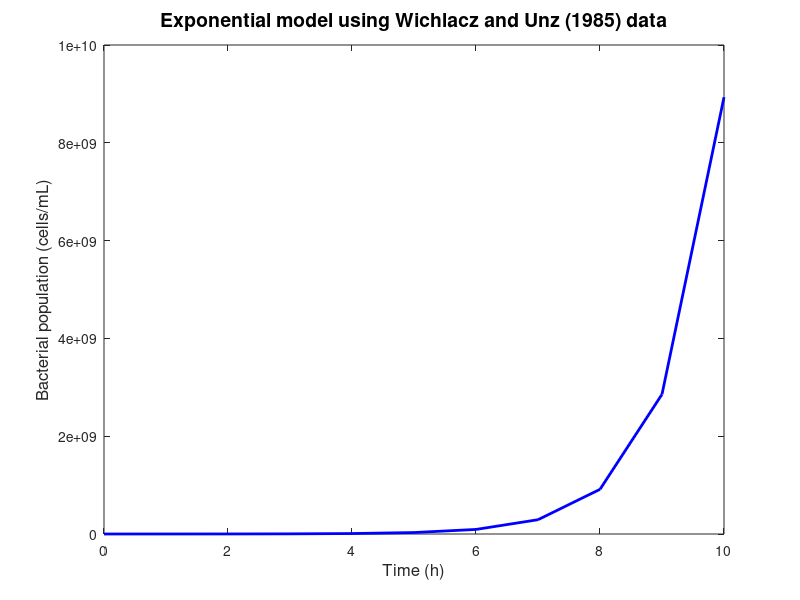
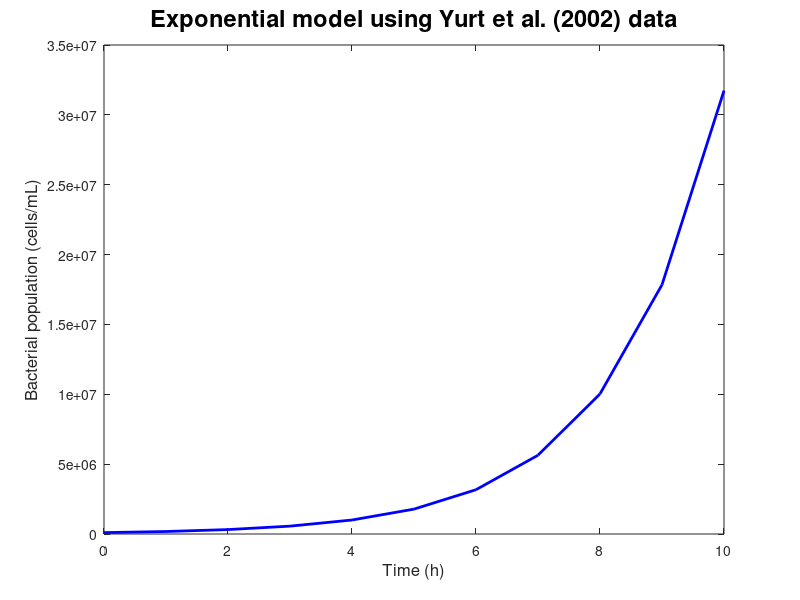
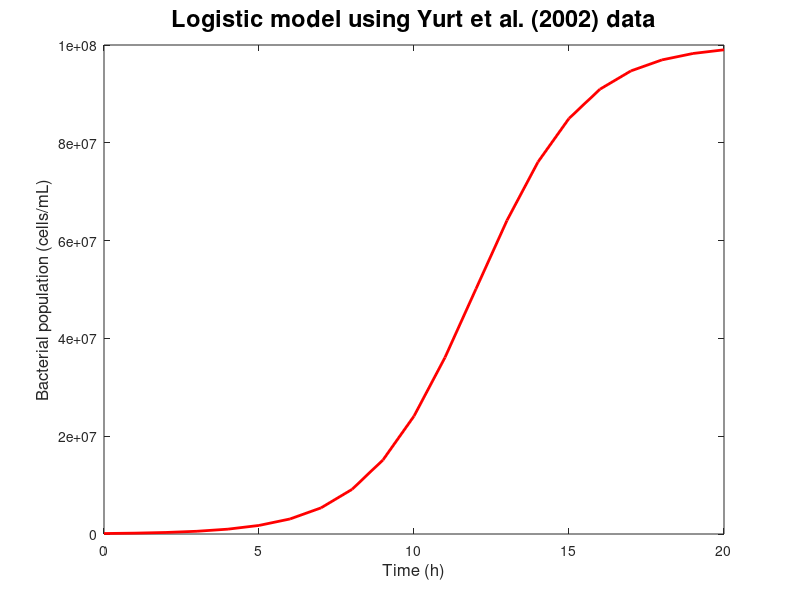
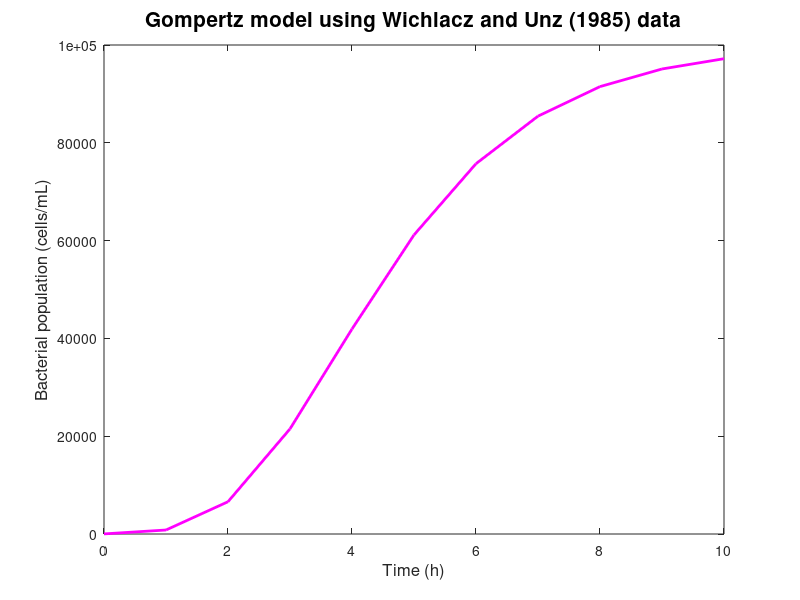

These charts were generated, in order, by the following MATLAB code:
% Exponential model for bacterial growth kinetics with Whichlacz and Unz (2002) data
% N0 = initial bacterial population (cells/mL)
% k = specific growth rate (1/h)
% t = time (h)
% Nt = bacterial population at time t (cells/mL)

N0 = 1e5; % initial bacterial population
k = 1.14; % specific growth rate
t = 0:1:10; % time range (0 to 10 hours with 1 hour intervals)

Nt = N0 * exp(k * t); % exponential growth equation

figure
plot(t, Nt, 'b-', 'LineWidth', 2); % plot bacterial population over time
xlabel('Time (h)', 'FontSize', 12);
ylabel('Bacterial population (cells/mL)', 'FontSize', 12);
title('Exponential model using Wichlacz and Unz (1985) data', 'FontSize', 14);

%%%%%%%%%%%%%%%%%%%%%%%%%%%%%%%%%%%%%%%%%%%%%%%%%%

% Exponential model for bacterial growth kinetics with Yurt et al (2002) data
% N0 = initial bacterial population (cells/mL)
% k = specific growth rate (1/h)
% t = time (h)
% Nt = bacterial population at time t (cells/mL)

N0 = 1e5; % initial bacterial population
k = 0.576; % specific growth rate
t = 0:1:10; % time range (0 to 10 hours with 1 hour intervals)

Nt = N0 * exp(k * t); % exponential growth equation

figure
plot(t, Nt, 'b-', 'LineWidth', 2); % plot bacterial population over time
xlabel('Time (h)', 'FontSize', 12);
ylabel('Bacterial population (cells/mL)', 'FontSize', 12);
title('Exponential model using Yurt et al. (2002) data', 'FontSize', 17);

%%%%%%%%%%%%%%%%%%%%%%%%%%%%%%%%%%%%%%%%%%%%%%%%%%

% Parameter estimation for the carrying capacity (K) in the logistic model
% N0 = initial bacterial population (cells/mL)
% k = specific growth rate (1/h)
% t = time (h)
% Nt = bacterial population at time t (cells/mL)
% K = carrying capacity (cells/mL)

% Generate experimental data
N0 = 1e4; % initial bacterial population
k = 0.5; % specific growth rate
t = 0:1:35; % time range (0 to 10 hours with 1 hour intervals)
K_true = 1e8; % true carrying capacity
Nt_true = K_true ./ (1 + ((K_true/N0)-1) * exp(-k*t)); % true bacterial population

% Add noise to the data
rng(1); % set random seed for reproducibility
sigma = 1e5; % standard deviation of the noise
Nt = Nt_true + sigma * randn(size(Nt_true)); % add noise to the true bacterial population

% Perform parameter estimation
fun = @(K) sum((Nt - K ./ (1 + ((K/N0)-1) * exp(-k*t))).^2); % objective function
K0 = 5e7; % initial guess for K
K_fit = fminsearch(fun, K0); % minimize the objective function to estimate K

% Plot the results
figure
plot(t, Nt, 'o', t, K_true ./ (1 + ((K_true/N0)-1) * exp(-k*t)), 'r-', 'LineWidth', 1);
hold on;
plot(t, K_fit ./ (1 + ((K_fit/N0)-1) * exp(-k*t)), '--', 'LineWidth', 1);
hold off;

xlabel('Time (h)', 'FontSize', 12);
ylabel('Bacterial population (cells/mL)', 'FontSize', 12);
legend('Experimental data', 'True logistic model', 'Estimated logistic model','Location', 'northwest');
title('Parameter estimation for the carrying capacity in the logistic model', 'FontSize',17);

%%%%%%%%%%%%%%%%%%%%%%%%%%%%%%%%%%%%%%%%%%%%%%%%%%

% Logistic model for bacterial growth kinetics with Whichlacz and Unz (2002) data
% N0 = initial bacterial population (cells/mL)
% k = specific growth rate (1/h)
% t = time (h)
% Nt = bacterial population at time t (cells/mL)
% K = carrying capacity (cells/mL)

N0 = 1e5; % initial bacterial population
k = 1.14; % specific growth rate Wichlacz and Unz (1985)
t = 0:1:20; % time range (0 to 10 hours with 1 hour intervals)
K = 1e8; % carrying capacity

Nt = K ./ (1 + ((K/N0)-1) * exp(-k*t)); % logistic growth equation

plot(t, Nt, 'r-', 'LineWidth', 2); % plot bacterial population over time
xlabel('Time (h)', 'FontSize', 12);
ylabel('Bacterial population (cells/mL)', 'FontSize', 12);
title('Logistic model using Wichlacz and Unz (1985) data', 'FontSize', 16);

%%%%%%%%%%%%%%%%%%%%%%%%%%%%%%%%%%%%%%%%%%%%%%%%%%

% Logistic model for bacterial growth kinetics with Yurt et al (2002) data
% N0 = initial bacterial population (cells/mL)
% k = specific growth rate (1/h)
% t = time (h)
% Nt = bacterial population at time t (cells/mL)
% K = carrying capacity (cells/mL)

N0 = 1e5; % initial bacterial population
k = 0.576; % specific growth rate Wichlacz and Unz (1985)
t = 0:1:20; % time range (0 to 10 hours with 1 hour intervals)
K = 1e8; % carrying capacity

Nt = K ./ (1 + ((K/N0)-1) * exp(-k*t)); % logistic growth equation

plot(t, Nt, 'r-', 'LineWidth', 2); % plot bacterial population over time
xlabel('Time (h)', 'FontSize', 12);
ylabel('Bacterial population (cells/mL)', 'FontSize', 12);
title('Logistic model using Yurt et al. (2002) data', 'FontSize',17);

%%%%%%%%%%%%%%%%%%%%%%%%%%%%%%%%%%%%%%%%%%%%%%%%%%

% Gompertz model for bacterial growth kinetics with Whichlacz and Unz (2002) data
% N0 = initial bacterial population (cells/mL)
% k = specific growth rate (1/h)
% t = time (h)
% mu = specific growth rate
% lambda = Retard phase duration
% Nt = bacterial population at time t (cells/mL)

N0 = 1e5; % initial bacterial population
mu = 1.14; % specific growth rate
t = 0:1:10; % time range (0 to 10 hours with 1 hour intervals)
lambda = 2;
e = 2;
Nt = N0 * exp(-exp((mu/e) * (lambda - t) + 1)); % gompertz growth equation

figure
plot(t, Nt, 'm-', 'LineWidth',2); % plot bacterial population over time
xlabel('Time (h)', 'FontSize', 12);
ylabel('Bacterial population (cells/mL)', 'FontSize', 12);
title('Gompertz model using Wichlacz and Unz (1985) data', 'FontSize',15);

%%%%%%%%%%%%%%%%%%%%%%%%%%%%%%%%%%%%%%%%%%%%%%%%%%

% Gompertz model for bacterial growth kinetics with Yurt et al (2002) data
% N0 = initial bacterial population (cells/mL)
% k = specific growth rate (1/h)
% t = time (h)
% mu = specific growth rate
% lambda = Retard phase duration
% Nt = bacterial population at time t (cells/mL)

N0 = 1e5; % initial bacterial population
mu = 0.576; % specific growth rate
t = 0:1:10; % time range (0 to 10 hours with 1 hour intervals)
lambda = 2;
e = 2;
Nt = N0 * exp(-exp((mu/e) * (lambda - t) + 1)); % gompertz growth equation

figure
plot(t, Nt, 'm-', 'LineWidth',2); % plot bacterial population over time
xlabel('Time (h)', 'FontSize', 12);
ylabel('Bacterial population (cells/mL)', 'FontSize', 12);
title('Gompertz model using Yurt et al. (2002) data', 'FontSize',17);